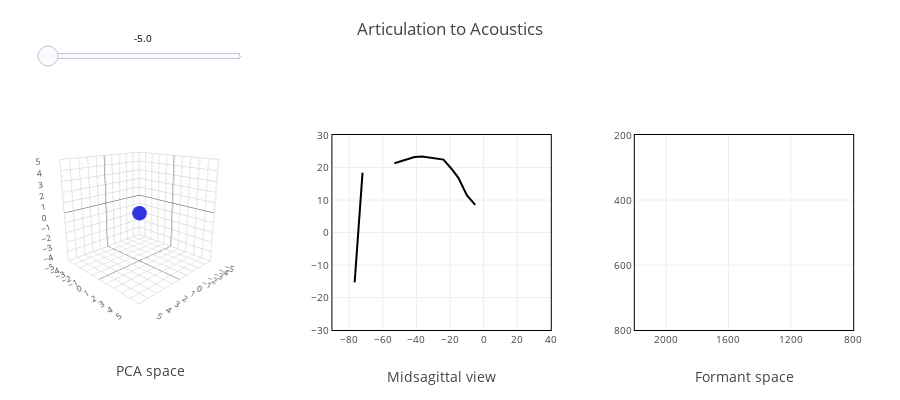

Notebook code for this chart:
### Code cell
fig = go.Figure(data=data, layout=layout)
iplot(fig, filename='forward_mapping')
